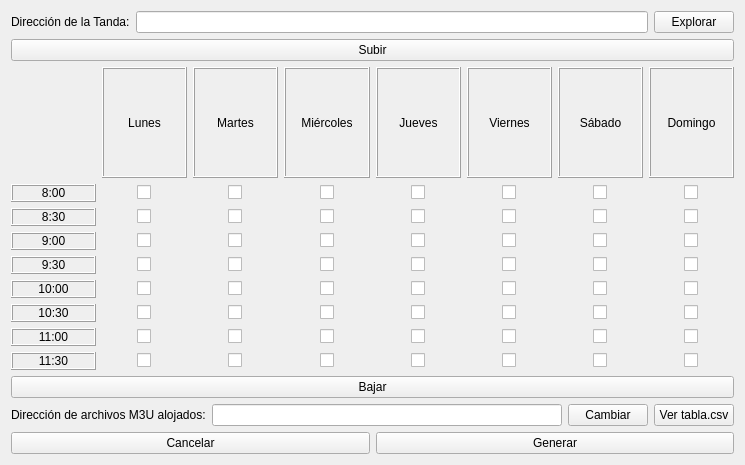
<?xml version="1.0" encoding="UTF-8"?>
<ui version="4.0">
 <class>Widget</class>
 <widget class="QWidget" name="Widget">
  <property name="geometry">
   <rect>
    <x>0</x>
    <y>0</y>
    <width>745</width>
    <height>465</height>
   </rect>
  </property>
  <property name="windowTitle">
   <string>Programador de Tandas</string>
  </property>
  <layout class="QVBoxLayout" name="verticalLayout">
   <item>
    <layout class="QHBoxLayout" name="horizontalLayout_4">
     <item>
      <widget class="QLabel" name="label_14">
       <property name="text">
        <string>Dirección de la Tanda:</string>
       </property>
      </widget>
     </item>
     <item>
      <widget class="QLineEdit" name="txtFilePath"/>
     </item>
     <item>
      <widget class="QPushButton" name="browseFileButton">
       <property name="text">
        <string>Explorar</string>
       </property>
      </widget>
     </item>
    </layout>
   </item>
   <item>
    <widget class="QPushButton" name="subir_boton">
     <property name="text">
      <string>Subir</string>
     </property>
    </widget>
   </item>
   <item>
    <layout class="QVBoxLayout" name="verticalLayout_3">
     <item>
      <layout class="QHBoxLayout" name="horizontalLayout">
       <item>
        <widget class="QLabel" name="blankspace">
         <property name="frameShape">
          <enum>QFrame::NoFrame</enum>
         </property>
         <property name="text">
          <string/>
         </property>
        </widget>
       </item>
       <item>
        <widget class="QLabel" name="Lunes">
         <property name="frameShape">
          <enum>QFrame::Box</enum>
         </property>
         <property name="frameShadow">
          <enum>QFrame::Raised</enum>
         </property>
         <property name="text">
          <string>Lunes</string>
         </property>
         <property name="alignment">
          <set>Qt::AlignCenter</set>
         </property>
        </widget>
       </item>
       <item>
        <widget class="QLabel" name="Martes">
         <property name="frameShape">
          <enum>QFrame::Box</enum>
         </property>
         <property name="frameShadow">
          <enum>QFrame::Raised</enum>
         </property>
         <property name="text">
          <string>Martes</string>
         </property>
         <property name="alignment">
          <set>Qt::AlignCenter</set>
         </property>
        </widget>
       </item>
       <item>
        <widget class="QLabel" name="Miercoles">
         <property name="frameShape">
          <enum>QFrame::Box</enum>
         </property>
         <property name="frameShadow">
          <enum>QFrame::Raised</enum>
         </property>
         <property name="text">
          <string>Miércoles</string>
         </property>
         <property name="alignment">
          <set>Qt::AlignCenter</set>
         </property>
        </widget>
       </item>
       <item>
        <widget class="QLabel" name="Jueves">
         <property name="frameShape">
          <enum>QFrame::Box</enum>
         </property>
         <property name="frameShadow">
          <enum>QFrame::Raised</enum>
         </property>
         <property name="text">
          <string>Jueves</string>
         </property>
         <property name="alignment">
          <set>Qt::AlignCenter</set>
         </property>
        </widget>
       </item>
       <item>
        <widget class="QLabel" name="Viernes">
         <property name="frameShape">
          <enum>QFrame::Box</enum>
         </property>
         <property name="frameShadow">
          <enum>QFrame::Raised</enum>
         </property>
         <property name="text">
          <string>Viernes</string>
         </property>
         <property name="alignment">
          <set>Qt::AlignCenter</set>
         </property>
        </widget>
       </item>
       <item>
        <widget class="QLabel" name="Sabado">
         <property name="frameShape">
          <enum>QFrame::Box</enum>
         </property>
         <property name="frameShadow">
          <enum>QFrame::Raised</enum>
         </property>
         <property name="text">
          <string>Sábado</string>
         </property>
         <property name="alignment">
          <set>Qt::AlignCenter</set>
         </property>
        </widget>
       </item>
       <item>
        <widget class="QLabel" name="Domingo">
         <property name="frameShape">
          <enum>QFrame::Box</enum>
         </property>
         <property name="frameShadow">
          <enum>QFrame::Raised</enum>
         </property>
         <property name="text">
          <string>Domingo</string>
         </property>
         <property name="alignment">
          <set>Qt::AlignCenter</set>
         </property>
        </widget>
       </item>
      </layout>
     </item>
     <item>
      <layout class="QHBoxLayout" name="horizontalLayout_6">
       <item>
        <widget class="QLabel" name="primer_horario">
         <property name="layoutDirection">
          <enum>Qt::LeftToRight</enum>
         </property>
         <property name="frameShape">
          <enum>QFrame::Box</enum>
         </property>
         <property name="frameShadow">
          <enum>QFrame::Raised</enum>
         </property>
         <property name="text">
          <string>8:00</string>
         </property>
         <property name="alignment">
          <set>Qt::AlignCenter</set>
         </property>
        </widget>
       </item>
       <item alignment="Qt::AlignHCenter">
        <widget class="QCheckBox" name="Lu_1">
         <property name="toolTipDuration">
          <number>0</number>
         </property>
         <property name="text">
          <string notr="true"/>
         </property>
        </widget>
       </item>
       <item alignment="Qt::AlignHCenter">
        <widget class="QCheckBox" name="Ma_1">
         <property name="text">
          <string/>
         </property>
        </widget>
       </item>
       <item alignment="Qt::AlignHCenter">
        <widget class="QCheckBox" name="Mi_1">
         <property name="text">
          <string/>
         </property>
        </widget>
       </item>
       <item alignment="Qt::AlignHCenter">
        <widget class="QCheckBox" name="Ju_1">
         <property name="text">
          <string/>
         </property>
        </widget>
       </item>
       <item alignment="Qt::AlignHCenter">
        <widget class="QCheckBox" name="Vi_1">
         <property name="text">
          <string/>
         </property>
        </widget>
       </item>
       <item alignment="Qt::AlignHCenter">
        <widget class="QCheckBox" name="Sa_1">
         <property name="text">
          <string/>
         </property>
        </widget>
       </item>
       <item alignment="Qt::AlignHCenter">
        <widget class="QCheckBox" name="Do_1">
         <property name="text">
          <string/>
         </property>
        </widget>
       </item>
      </layout>
     </item>
     <item>
      <layout class="QHBoxLayout" name="horizontalLayout_7">
       <item>
        <widget class="QLabel" name="segundo_horario">
         <property name="frameShape">
          <enum>QFrame::Box</enum>
         </property>
         <property name="frameShadow">
          <enum>QFrame::Raised</enum>
         </property>
         <property name="text">
          <string>8:30</string>
         </property>
         <property name="alignment">
          <set>Qt::AlignCenter</set>
         </property>
        </widget>
       </item>
       <item alignment="Qt::AlignHCenter">
        <widget class="QCheckBox" name="Lu_2">
         <property name="text">
          <string/>
         </property>
        </widget>
       </item>
       <item alignment="Qt::AlignHCenter">
        <widget class="QCheckBox" name="Ma_2">
         <property name="text">
          <string/>
         </property>
        </widget>
       </item>
       <item alignment="Qt::AlignHCenter">
        <widget class="QCheckBox" name="Mi_2">
         <property name="text">
          <string/>
         </property>
        </widget>
       </item>
       <item alignment="Qt::AlignHCenter">
        <widget class="QCheckBox" name="Ju_2">
         <property name="text">
          <string/>
         </property>
        </widget>
       </item>
       <item alignment="Qt::AlignHCenter">
        <widget class="QCheckBox" name="Vi_2">
         <property name="text">
          <string/>
         </property>
        </widget>
       </item>
       <item alignment="Qt::AlignHCenter">
        <widget class="QCheckBox" name="Sa_2">
         <property name="text">
          <string/>
         </property>
        </widget>
       </item>
       <item alignment="Qt::AlignHCenter">
        <widget class="QCheckBox" name="Do_2">
         <property name="text">
          <string/>
         </property>
        </widget>
       </item>
      </layout>
     </item>
     <item>
      <layout class="QHBoxLayout" name="horizontalLayout_8">
       <item>
        <widget class="QLabel" name="tercer_horario">
         <property name="frameShape">
          <enum>QFrame::Box</enum>
         </property>
         <property name="frameShadow">
          <enum>QFrame::Raised</enum>
         </property>
         <property name="text">
          <string>9:00</string>
         </property>
         <property name="alignment">
          <set>Qt::AlignCenter</set>
         </property>
        </widget>
       </item>
       <item alignment="Qt::AlignHCenter">
        <widget class="QCheckBox" name="Lu_3">
         <property name="text">
          <string/>
         </property>
        </widget>
       </item>
       <item alignment="Qt::AlignHCenter">
        <widget class="QCheckBox" name="Ma_3">
         <property name="text">
          <string/>
         </property>
        </widget>
       </item>
       <item alignment="Qt::AlignHCenter">
        <widget class="QCheckBox" name="Mi_3">
         <property name="text">
          <string/>
         </property>
        </widget>
       </item>
       <item alignment="Qt::AlignHCenter">
        <widget class="QCheckBox" name="Ju_3">
         <property name="text">
          <string/>
         </property>
        </widget>
       </item>
       <item alignment="Qt::AlignHCenter">
        <widget class="QCheckBox" name="Vi_3">
         <property name="text">
          <string/>
         </property>
        </widget>
       </item>
       <item alignment="Qt::AlignHCenter">
        <widget class="QCheckBox" name="Sa_3">
         <property name="text">
          <string/>
         </property>
        </widget>
       </item>
       <item alignment="Qt::AlignHCenter">
        <widget class="QCheckBox" name="Do_3">
         <property name="text">
          <string/>
         </property>
        </widget>
       </item>
      </layout>
     </item>
     <item>
      <layout class="QHBoxLayout" name="horizontalLayout_9">
       <item>
        <widget class="QLabel" name="cuarto_horario">
         <property name="frameShape">
          <enum>QFrame::Box</enum>
         </property>
         <property name="frameShadow">
          <enum>QFrame::Raised</enum>
         </property>
         <property name="text">
          <string>9:30</string>
         </property>
         <property name="alignment">
          <set>Qt::AlignCenter</set>
         </property>
        </widget>
       </item>
       <item alignment="Qt::AlignHCenter">
        <widget class="QCheckBox" name="Lu_4">
         <property name="sizePolicy">
          <sizepolicy hsizetype="Minimum" vsizetype="Fixed">
           <horstretch>0</horstretch>
           <verstretch>0</verstretch>
          </sizepolicy>
         </property>
         <property name="minimumSize">
          <size>
           <width>0</width>
           <height>0</height>
          </size>
         </property>
         <property name="layoutDirection">
          <enum>Qt::LeftToRight</enum>
         </property>
         <property name="text">
          <string/>
         </property>
        </widget>
       </item>
       <item alignment="Qt::AlignHCenter">
        <widget class="QCheckBox" name="Ma_4">
         <property name="text">
          <string/>
         </property>
        </widget>
       </item>
       <item alignment="Qt::AlignHCenter">
        <widget class="QCheckBox" name="Mi_4">
         <property name="text">
          <string/>
         </property>
        </widget>
       </item>
       <item alignment="Qt::AlignHCenter">
        <widget class="QCheckBox" name="Ju_4">
         <property name="text">
          <string/>
         </property>
        </widget>
       </item>
       <item alignment="Qt::AlignHCenter">
        <widget class="QCheckBox" name="Vi_4">
         <property name="text">
          <string/>
         </property>
        </widget>
       </item>
       <item alignment="Qt::AlignHCenter">
        <widget class="QCheckBox" name="Sa_4">
         <property name="text">
          <string/>
         </property>
        </widget>
       </item>
       <item alignment="Qt::AlignHCenter">
        <widget class="QCheckBox" name="Do_4">
         <property name="text">
          <string/>
         </property>
        </widget>
       </item>
      </layout>
     </item>
     <item>
      <layout class="QHBoxLayout" name="horizontalLayout_11">
       <item>
        <widget class="QLabel" name="quinto_horario">
         <property name="frameShape">
          <enum>QFrame::Box</enum>
         </property>
         <property name="frameShadow">
          <enum>QFrame::Raised</enum>
         </property>
         <property name="text">
          <string>10:00</string>
         </property>
         <property name="alignment">
          <set>Qt::AlignCenter</set>
         </property>
        </widget>
       </item>
       <item alignment="Qt::AlignHCenter">
        <widget class="QCheckBox" name="Lu_5">
         <property name="text">
          <string/>
         </property>
        </widget>
       </item>
       <item alignment="Qt::AlignHCenter">
        <widget class="QCheckBox" name="Ma_5">
         <property name="text">
          <string/>
         </property>
        </widget>
       </item>
       <item alignment="Qt::AlignHCenter">
        <widget class="QCheckBox" name="Mi_5">
         <property name="text">
          <string/>
         </property>
        </widget>
       </item>
       <item alignment="Qt::AlignHCenter">
        <widget class="QCheckBox" name="Ju_5">
         <property name="text">
          <string/>
         </property>
        </widget>
       </item>
       <item alignment="Qt::AlignHCenter">
        <widget class="QCheckBox" name="Vi_5">
         <property name="sizePolicy">
          <sizepolicy hsizetype="Minimum" vsizetype="Fixed">
           <horstretch>0</horstretch>
           <verstretch>0</verstretch>
          </sizepolicy>
         </property>
         <property name="minimumSize">
          <size>
           <width>0</width>
           <height>0</height>
          </size>
         </property>
         <property name="layoutDirection">
          <enum>Qt::LeftToRight</enum>
         </property>
         <property name="text">
          <string/>
         </property>
        </widget>
       </item>
       <item alignment="Qt::AlignHCenter">
        <widget class="QCheckBox" name="Sa_5">
         <property name="text">
          <string/>
         </property>
        </widget>
       </item>
       <item alignment="Qt::AlignHCenter">
        <widget class="QCheckBox" name="Do_5">
         <property name="text">
          <string/>
         </property>
        </widget>
       </item>
      </layout>
     </item>
     <item>
      <layout class="QHBoxLayout" name="horizontalLayout_12">
       <item>
        <widget class="QLabel" name="sexto_horario">
         <property name="frameShape">
          <enum>QFrame::Box</enum>
         </property>
         <property name="frameShadow">
          <enum>QFrame::Raised</enum>
         </property>
         <property name="text">
          <string>10:30</string>
         </property>
         <property name="alignment">
          <set>Qt::AlignCenter</set>
         </property>
        </widget>
       </item>
       <item alignment="Qt::AlignHCenter">
        <widget class="QCheckBox" name="Lu_6">
         <property name="text">
          <string/>
         </property>
        </widget>
       </item>
       <item alignment="Qt::AlignHCenter">
        <widget class="QCheckBox" name="Ma_6">
         <property name="text">
          <string/>
         </property>
        </widget>
       </item>
       <item alignment="Qt::AlignHCenter">
        <widget class="QCheckBox" name="Mi_6">
         <property name="text">
          <string/>
         </property>
        </widget>
       </item>
       <item alignment="Qt::AlignHCenter">
        <widget class="QCheckBox" name="Ju_6">
         <property name="text">
          <string/>
         </property>
        </widget>
       </item>
       <item alignment="Qt::AlignHCenter">
        <widget class="QCheckBox" name="Vi_6">
         <property name="text">
          <string/>
         </property>
        </widget>
       </item>
       <item alignment="Qt::AlignHCenter">
        <widget class="QCheckBox" name="Sa_6">
         <property name="text">
          <string/>
         </property>
        </widget>
       </item>
       <item alignment="Qt::AlignHCenter">
        <widget class="QCheckBox" name="Do_6">
         <property name="text">
          <string/>
         </property>
        </widget>
       </item>
      </layout>
     </item>
     <item>
      <layout class="QHBoxLayout" name="horizontalLayout_13">
       <item>
        <widget class="QLabel" name="septimo_horario">
         <property name="frameShape">
          <enum>QFrame::Box</enum>
         </property>
         <property name="frameShadow">
          <enum>QFrame::Raised</enum>
         </property>
         <property name="text">
          <string>11:00</string>
         </property>
         <property name="alignment">
          <set>Qt::AlignCenter</set>
         </property>
        </widget>
       </item>
       <item alignment="Qt::AlignHCenter">
        <widget class="QCheckBox" name="Lu_7">
         <property name="text">
          <string/>
         </property>
        </widget>
       </item>
       <item alignment="Qt::AlignHCenter">
        <widget class="QCheckBox" name="Ma_7">
         <property name="text">
          <string/>
         </property>
        </widget>
       </item>
       <item alignment="Qt::AlignHCenter">
        <widget class="QCheckBox" name="Mi_7">
         <property name="text">
          <string/>
         </property>
        </widget>
       </item>
       <item alignment="Qt::AlignHCenter">
        <widget class="QCheckBox" name="Ju_7">
         <property name="text">
          <string/>
         </property>
        </widget>
       </item>
       <item alignment="Qt::AlignHCenter">
        <widget class="QCheckBox" name="Vi_7">
         <property name="text">
          <string/>
         </property>
        </widget>
       </item>
       <item alignment="Qt::AlignHCenter">
        <widget class="QCheckBox" name="Sa_7">
         <property name="text">
          <string/>
         </property>
        </widget>
       </item>
       <item alignment="Qt::AlignHCenter">
        <widget class="QCheckBox" name="Do_7">
         <property name="text">
          <string/>
         </property>
        </widget>
       </item>
      </layout>
     </item>
     <item>
      <layout class="QHBoxLayout" name="horizontalLayout_14">
       <item>
        <widget class="QLabel" name="octavo_horario">
         <property name="frameShape">
          <enum>QFrame::Box</enum>
         </property>
         <property name="frameShadow">
          <enum>QFrame::Raised</enum>
         </property>
         <property name="text">
          <string>11:30</string>
         </property>
         <property name="alignment">
          <set>Qt::AlignCenter</set>
         </property>
        </widget>
       </item>
       <item alignment="Qt::AlignHCenter">
        <widget class="QCheckBox" name="Lu_8">
         <property name="text">
          <string/>
         </property>
        </widget>
       </item>
       <item alignment="Qt::AlignHCenter">
        <widget class="QCheckBox" name="Ma_8">
         <property name="text">
          <string/>
         </property>
        </widget>
       </item>
       <item alignment="Qt::AlignHCenter">
        <widget class="QCheckBox" name="Mi_8">
         <property name="text">
          <string/>
         </property>
        </widget>
       </item>
       <item alignment="Qt::AlignHCenter">
        <widget class="QCheckBox" name="Ju_8">
         <property name="text">
          <string/>
         </property>
        </widget>
       </item>
       <item alignment="Qt::AlignHCenter">
        <widget class="QCheckBox" name="Vi_8">
         <property name="text">
          <string/>
         </property>
        </widget>
       </item>
       <item alignment="Qt::AlignHCenter">
        <widget class="QCheckBox" name="Sa_8">
         <property name="text">
          <string/>
         </property>
        </widget>
       </item>
       <item alignment="Qt::AlignHCenter">
        <widget class="QCheckBox" name="Do_8">
         <property name="text">
          <string/>
         </property>
        </widget>
       </item>
      </layout>
     </item>
    </layout>
   </item>
   <item>
    <widget class="QPushButton" name="bajar_boton">
     <property name="text">
      <string>Bajar</string>
     </property>
    </widget>
   </item>
   <item>
    <layout class="QHBoxLayout" name="horizontalLayout_5">
     <item>
      <widget class="QLabel" name="label_6">
       <property name="text">
        <string>Dirección de archivos M3U alojados:</string>
       </property>
      </widget>
     </item>
     <item>
      <widget class="QLineEdit" name="txtFolderPath"/>
     </item>
     <item>
      <widget class="QPushButton" name="browseFolderButton">
       <property name="text">
        <string>Cambiar</string>
       </property>
      </widget>
     </item>
     <item>
      <widget class="QPushButton" name="ver_tabla_button">
       <property name="text">
        <string>Ver tabla.csv</string>
       </property>
      </widget>
     </item>
    </layout>
   </item>
   <item>
    <layout class="QHBoxLayout" name="horizontalLayout_3">
     <item>
      <widget class="QPushButton" name="cancelButton">
       <property name="text">
        <string>Cancelar</string>
       </property>
      </widget>
     </item>
     <item>
      <widget class="QPushButton" name="generarButton">
       <property name="text">
        <string>Generar</string>
       </property>
      </widget>
     </item>
    </layout>
   </item>
  </layout>
 </widget>
 <resources/>
 <connections/>
</ui>
